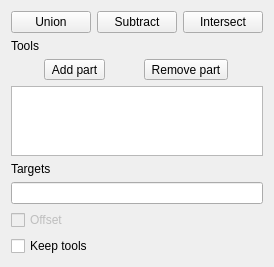
<?xml version="1.0" encoding="UTF-8"?>
<ui version="4.0">
 <class>PartDesignGui::TaskBooleanParameters</class>
 <widget class="QWidget" name="PartDesignGui::TaskBooleanParameters">
  <property name="geometry">
   <rect>
    <x>0</x>
    <y>0</y>
    <width>209</width>
    <height>185</height>
   </rect>
  </property>
  <property name="windowTitle">
   <string notr="true">Form</string>
  </property>
  <layout class="QVBoxLayout" name="verticalLayout">
   <item>
    <layout class="QHBoxLayout" name="typeLayout">
     <item>
      <widget class="QPushButton" name="buttonUnion">
       <property name="text">
        <string>Union</string>
       </property>
       <property name="checkable">
        <bool>true</bool>
       </property>
       <property name="autoExclusive">
        <bool>true</bool>
       </property>
      </widget>
     </item>
     <item>
      <widget class="QPushButton" name="buttonSubtract">
       <property name="text">
        <string>Subtract</string>
       </property>
       <property name="checkable">
        <bool>true</bool>
       </property>
       <property name="autoExclusive">
        <bool>true</bool>
       </property>
      </widget>
     </item>
     <item>
      <widget class="QPushButton" name="buttonIntersect">
       <property name="text">
        <string>Intersect</string>
       </property>
       <property name="checkable">
        <bool>true</bool>
       </property>
       <property name="autoExclusive">
        <bool>true</bool>
       </property>
      </widget>
     </item>
    </layout>
   </item>
   <item>
    <widget class="QLabel" name="labelTools">
     <property name="text">
      <string>Tools</string>
     </property>
    </widget>
   </item>
   <item>
    <layout class="QHBoxLayout" name="horizontalLayout">
     <item>
      <widget class="QToolButton" name="buttonBodyAdd">
       <property name="text">
        <string>Add part</string>
       </property>
       <property name="checkable">
        <bool>true</bool>
       </property>
      </widget>
     </item>
     <item>
      <widget class="QToolButton" name="buttonBodyRemove">
       <property name="text">
        <string>Remove part</string>
       </property>
       <property name="checkable">
        <bool>true</bool>
       </property>
      </widget>
     </item>
    </layout>
   </item>
   <item>
    <widget class="QListWidget" name="listWidgetBodies"/>
   </item>
   <item>
    <widget class="QLabel" name="labelTargets">
     <property name="text">
      <string>Targets</string>
     </property>
    </widget>
   </item>
   <item>
    <widget class="QLineEdit" name="targetsField">
     <property name="readOnly">
      <bool>true</bool>
     </property>
     <property name="toolTip">
      <string>The part the tools are subtracted from: the part this Boolean is in</string>
     </property>
    </widget>
   </item>
   <item>
    <widget class="QCheckBox" name="checkOffset">
     <property name="enabled">
      <bool>false</bool>
     </property>
     <property name="toolTip">
      <string>Offset is not available yet</string>
     </property>
     <property name="text">
      <string>Offset</string>
     </property>
    </widget>
   </item>
   <item>
    <widget class="QCheckBox" name="checkKeepTools">
     <property name="toolTip">
      <string>Keep the tool parts; off, the Boolean consumes them</string>
     </property>
     <property name="text">
      <string>Keep tools</string>
     </property>
    </widget>
   </item>
  </layout>
 </widget>
 <tabstops>
  <tabstop>buttonUnion</tabstop>
  <tabstop>buttonSubtract</tabstop>
  <tabstop>buttonIntersect</tabstop>
  <tabstop>buttonBodyAdd</tabstop>
  <tabstop>buttonBodyRemove</tabstop>
  <tabstop>listWidgetBodies</tabstop>
  <tabstop>targetsField</tabstop>
  <tabstop>checkOffset</tabstop>
  <tabstop>checkKeepTools</tabstop>
 </tabstops>
 <resources/>
 <connections/>
</ui>
